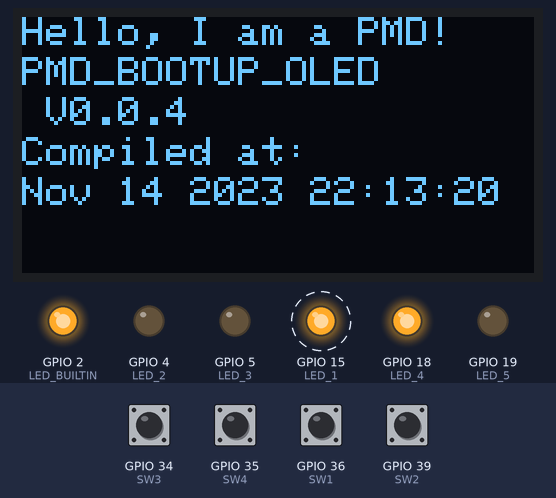
This sketch was run on a simulated ESP32. Shown: 128×64 one-colour display, output pins drawn as LEDs (lit = HIGH). Dashed ring = blinking. Inputs (shaded band) come from the test bench; at power-on: GPIO 34 (SW3), GPIO 35 (SW4), GPIO 36 (SW1), GPIO 39 (SW2) HIGH. The audio player accepts every command and is not drawn; what the sketch prints to the serial monitor is not drawn.

Above: at 8.3 s.
8.4 s: GPIO 35 (SW4) pulled LOW for 0.15 s
At 8.4 s:
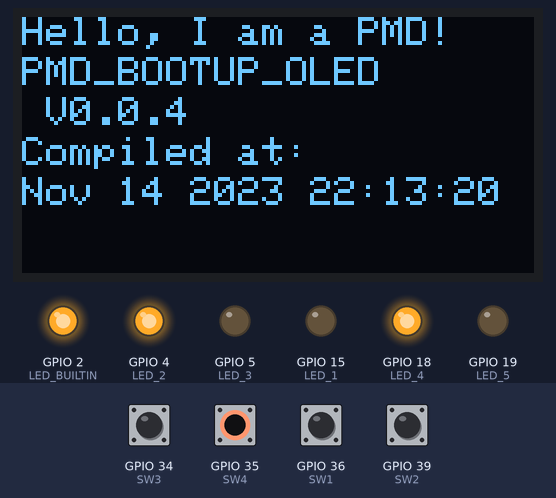
11.5 s: GPIO 34 (SW3) pulled LOW for 1 s
At 12.09 s:
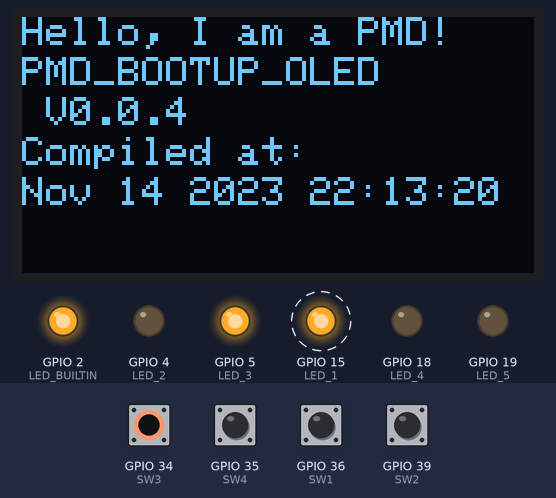
13.1 s: GPIO 36 (SW1) pulled LOW for 1 s
At 13.67 s:
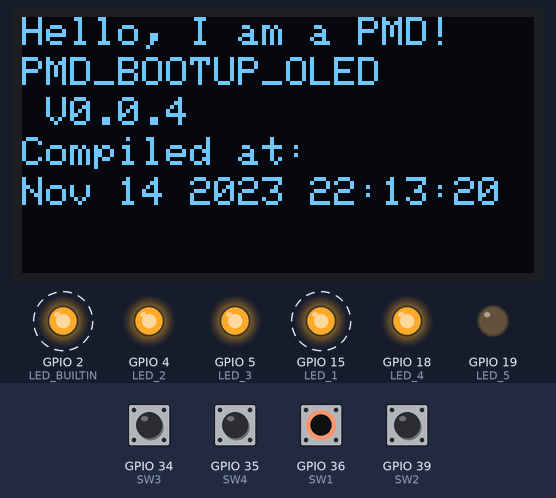
14.7 s: GPIO 39 (SW2) pulled LOW for 1 s
At 15.26 s:
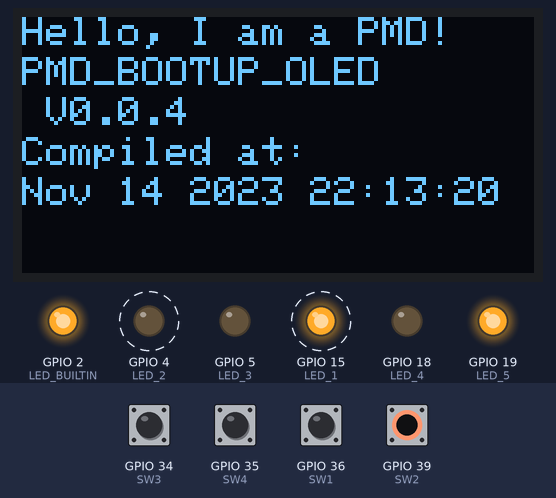
16.3 s: GPIO 35 (SW4) pulled LOW for 1 s
20.3 s: GPIO 35 (SW4) pulled LOW for 0.15 s
Timing chart, 0 to 27.3 s (numbered marks = the images above; inputs shaded):
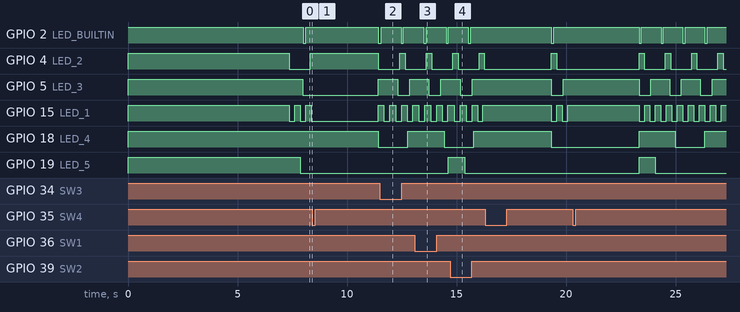

The sketch:

PMD_BOOTUP_OLED.ino
```cpp
#define PROG_NAME "PMD_BOOTUP_OLED"
// Author: Nagham Kheir
// Date: 20250222
// A PMD BootUp, Similar to Do Nothing but Serial Splash, LCD Test, LCD Splash, DFPlayer Test, DFPlayer Splash, BootButton Test for stuck key. Loop() has only non blocking code.
// https://github.com/PubInv/krake/issues/158
// Hardware: Homework2 20240421

// Customized this by changing these defines

#define VERSION " V0.0.4 "
#define MODEL_NAME "Model: HW2_BOOTUP_OLED"
#define DEVICE_UNDER_TEST "SN: 00001"  //A Serial Number
#define LICENSE "GNU Affero General Public License, version 3 "
#define ORIGIN "LB"

#define BAUDRATE 115200  //Serial port

#include <Wire.h>
#include <DFRobotDFPlayerMini.h>
HardwareSerial mySerial1(2);  // Use UART2
DFRobotDFPlayerMini dfPlayer;

// Some PMD Hardware

// Pins for switches and LEDs and more
#define BOOT_BUTTON 0
const int LED_BUILTIN = 2;
const int LED_1 = 15;
const int LED_2 = 4;
const int LED_3 = 5;
const int LED_4 = 18;
const int LED_5 = 19;

const int SW1 = 36;
const int SW2 = 39;
const int SW3 = 34;
const int SW4 = 35;

// bool dfpAvailable = false;
bool availableDFPLAYER = false;

//Claases defined below
class Flasher {
  // Class Member Variables
  // These are initialized at startup
  int ledPin;    // the number of the LED pin
  long OnTime;   // milliseconds of on-time
  long OffTime;  // milliseconds of off-time

  // These maintain the current state
  int ledState;                  // ledState used to set the LED
  unsigned long previousMillis;  // will store last time LED was updated

  // Constructor - creates a Flasher
  // and initializes the member variables and state
public:
  Flasher(int pin, long on, long off) {
    ledPin = pin;
    pinMode(ledPin, OUTPUT);

    OnTime = on;
    OffTime = off;

    ledState = LOW;
    previousMillis = 0;
  }

  void Update() {  // defining a member function of the Flasher class
    // check to see if it's time to change the state of the LED
    unsigned long currentMillis = millis();

    if ((ledState == HIGH) && (currentMillis - previousMillis >= OnTime)) {
      ledState = LOW;                  // Turn it off
      previousMillis = currentMillis;  // Remember the time
      digitalWrite(ledPin, ledState);  // Update the actual LED
    } else if ((ledState == LOW) && (currentMillis - previousMillis >= OffTime)) {
      ledState = HIGH;                 // turn it on
      previousMillis = currentMillis;  // Remember the time
      digitalWrite(ledPin, ledState);  // Update the actual LED
    }
  }
};


void splashserial(void) {
  //Serial splash
  Serial.println(F("==================================="));
  Serial.print(PROG_NAME);
  Serial.println(VERSION);
  Serial.println(MODEL_NAME);
  Serial.println(DEVICE_UNDER_TEST);
  Serial.print(F("Compiled at: "));
  Serial.println(F(__DATE__ " " __TIME__));  //compile date that is used for a unique identifier
  Serial.println(LICENSE);
  Serial.println(F("==================================="));
  Serial.println();
}

//Defining the behavior
// Flasher led1(ledpin#, on time, off time);
Flasher led1(LED_1, 250, 250);                          // LED 1 blinks 0.5 period and 50% duty cycle
Flasher led2(LED_2, 1200 * 20 / 100, 1200 * 80 / 100);  // LED 2 blinks 1.2 period and 20% duty cycle
Flasher led3(LED_3, 1400 * 62 / 100, 1400 * 38 / 100);  // LED 3 blinks 1.4 period and 62% duty cycle
Flasher led4(LED_4, 3000 * 55 / 100, 3000 * 45 / 100);  // LED 4 blinks 3.0 period and 55% duty cycle
Flasher led5(LED_5, 7500 * 10 / 100, 7500 * 90 / 100);  // LED 5 blinks 7.5 period and 10% duty cycle

// The Setup

void setup() {
  pinMode(SW1, INPUT);  // sets the digital pin 36 as input
  pinMode(SW2, INPUT);  // sets the digital pin 39 as input
  pinMode(SW3, INPUT);  // sets the digital pin 34 as input
  pinMode(SW4, INPUT);  // sets the digital pin 35 as input

  //setting GPIO to initial values
  pinMode(LED_BUILTIN, OUTPUT);     // set the LED pin mode
  digitalWrite(LED_BUILTIN, HIGH);  // turn the LED on (HIGH is the voltage level)
  pinMode(LED_1, OUTPUT);           // set the LED pin mode
  digitalWrite(LED_1, HIGH);        // turn the LED on (HIGH is the voltage level)
  pinMode(LED_2, OUTPUT);           // set the LED pin mode
  digitalWrite(LED_2, HIGH);        // turn the LED on (HIGH is the voltage level)
  pinMode(LED_3, OUTPUT);           // set the LED pin mode
  digitalWrite(LED_3, HIGH);        // turn the LED on (HIGH is the voltage level)
  pinMode(LED_4, OUTPUT);           // set the LED pin mode
  digitalWrite(LED_4, HIGH);        // turn the LED on (HIGH is the voltage level)
  pinMode(LED_5, OUTPUT);           // set the LED pin mode
  digitalWrite(LED_5, HIGH);        // turn the LED on (HIGH is the voltage level)

  Serial.begin(BAUDRATE);
  while (!Serial) {
    ;  // wait for serial port to connect. Needed for native USB
  }

  splashserial();
  Wire.begin();
  initOLED();
  splashOLED();
  initDFP();
  splashDFPlayer();
  // More setup code here

  digitalWrite(LED_1, LOW);        //Make built in LED low at end of setup.
  digitalWrite(LED_2, LOW);        //Make built in LED low at end of setup.
  digitalWrite(LED_3, LOW);        //Make built in LED low at end of setup.
  digitalWrite(LED_4, LOW);        //Make built in LED low at end of setup.
  digitalWrite(LED_5, LOW);        //Make built in LED low at end of setup.
  digitalWrite(LED_BUILTIN, LOW);  //Make built in LED low at end of setup.
}
//end setup()

void loop() {
  if (availableDFPLAYER) {
    if (!digitalRead(SW1)) {
      dfPlayer.play(1);
      Serial.print(digitalRead(SW1));
      Serial.println(", playing track 1");
    }
    if (!digitalRead(SW2)) {
      dfPlayer.play(2);
      Serial.print(digitalRead(SW2));
      Serial.println(", playing track 2");
    }
    if (!digitalRead(SW3)) {
      dfPlayer.play(3);
      Serial.print(digitalRead(SW3));
      Serial.println(", playing track 3");
    }
    if (!digitalRead(SW4)) {
      dfPlayer.play(5);
      Serial.print(digitalRead(SW4));
      Serial.println(", playing track 5");

      delay(3000);
    }
  }
  // displayAlarm(); // check OLED i2cTest code and fix// OLED is not displaying the alarm message when the SW of emergency is trigerred

  wink();  // Heart beat aka activity indicator LED function.
  led1.Update();
  led2.Update();
  led3.Update();
  led4.Update();
  led5.Update();
}  //end loop()
```

DFPlayerTest.ino
```cpp
#define BAUD_DFPLAYER 9600

const int trac1 = 1;
const int trac2 = 2;


void initDFP() {

  // Check if the module is responding and if the SD card is found
  Serial.println(F("Initializing DFPlayer module. UART2 Begin..."));

  mySerial1.begin(BAUD_DFPLAYER, SERIAL_8N1, 16, 17);
  while (!mySerial1) {
    ;  // wait for DFPlayer serial port to connect.
  }
  // Essential Initialize of DFPlayer Mini
  Serial.println("DFPlayer begin with ACK and Reset");
  dfPlayer.begin(mySerial1, true, true);  // (Stream &stream, bool isACK, bool doReset)

  //  delay(30);
  //  Serial.println("Reset DFPlayer.");
  dfPlayer.reset();
  delay(3000);
  Serial.println("Begin DFPlayer again.");
  if (!dfPlayer.begin(mySerial1, true, true)) {
    Serial.println("DFPlayer Mini not detected or not working.");
    availableDFPLAYER = false;
    // while (true)
    //   ;  // Stop execution
  } else {
    availableDFPLAYER = true;
    // Serial.println("DFPlayer Mini detected!");
  }
  // dfPlayer.setTimeOut(500);  // Set serial communictaion time out 500ms
}


void splashDFPlayer(void) {

  if (!availableDFPLAYER) {
    return;
  }
  Serial.println("MAde it through");

  //  // Set volume (0 to 30)
  //  dfPlayer.volume(30);       // Set initial volume max
  dfPlayer.volume(15);  // Set initial volume low
  delay(3000);
  Serial.print("Volume is set to: ");
  // digitalWrite(LED_D6, HIGH);             //Start of volume read.
  Serial.println(dfPlayer.readVolume());  //Causes program lock up
  // digitalWrite(LED_D6, LOW);              //End of volume read.
  Serial.println("Play a track");
  dfPlayer.play(4);
}
```

I2cTest.ino
```cpp
//*Rui Santos
//  Complete project details at https://randomnerdtutorials.com
//*********//

#include <Wire.h>
#include <Adafruit_GFX.h>
#include <Adafruit_SSD1306.h>

#define SCREEN_WIDTH 128  // OLED display width, in pixels
#define SCREEN_HEIGHT 64  // OLED display height, in pixels

// Declaration for an SSD1306 display connected to I2C (SDA, SCL pins)
Adafruit_SSD1306 display(SCREEN_WIDTH, SCREEN_HEIGHT, &Wire, -1);

void initOLED() {


  if (!display.begin(SSD1306_SWITCHCAPVCC, 0x3C)) {  // Address 0x3D for 128x64
    Serial.println(F("SSD1306 allocation failed"));
    //for(;;); // tODO: DO NOT TRAP AN ERROR.SET A FLAG.
  }
}

void splashOLED() {
  int16_t rowPosition = 0;
  int16_t columnPosition = 0;
  int16_t rowHeight = 10;  //just a guess

  display.clearDisplay();
  display.setTextSize(1);
  display.setTextColor(WHITE);
  // display.setCursor( SCREEN_WIDTH/3,  SCREEN_HEIGHT/3);
  // OLED Splash Screen
  display.setCursor(0, rowPosition);
  display.println("Hello, I am a PMD!");
  rowPosition = rowPosition + rowHeight;
  display.setCursor(0, rowPosition);
  display.print(PROG_NAME);
  rowPosition = rowPosition + rowHeight;
  display.setCursor(0, rowPosition);
  display.print(VERSION);
  rowPosition = rowPosition + rowHeight;
  display.setCursor(0, rowPosition);
  display.print(F("Compiled at:"));
  rowPosition = rowPosition + rowHeight;
  display.setCursor(0, rowPosition);
  display.print(F(__DATE__ " " __TIME__));

  display.display();
}


// Displaying alarm induced on PMD OLED
// void displayAlarm() {

//   int16_t rowPosition = 0;

//   if (!digitalRead(SW1)) {

//     display.clearDisplay();
//     display.setTextSize(1);
//     display.setTextColor(WHITE);
//     // display.setCursor( SCREEN_WIDTH/3,  SCREEN_HEIGHT/3);
//     // OLED Splash Screen
//     display.setCursor(0, rowPosition);
//     display.println("S1-morseCodeDanger1");
//   }
//   if (!digitalRead(SW2)) {

//     display.clearDisplay();
//     display.setTextSize(1);
//     display.setTextColor(WHITE);
//     // display.setCursor( SCREEN_WIDTH/3,  SCREEN_HEIGHT/3);
//     // OLED Splash Screen
//     display.setCursor(0, rowPosition);
//     display.println("S2-RepeatCalculation1");
//   }
//   if (!digitalRead(SW3)) {

//     display.clearDisplay();
//     display.setTextSize(1);
//     display.setTextColor(WHITE);
//     // display.setCursor( SCREEN_WIDTH/3,  SCREEN_HEIGHT/3);
//     // OLED Splash Screen
//     display.setCursor(0, rowPosition);
//     display.println("S3-muteFiveMin1");
//   }
//   if (!digitalRead(SW4)) {

//     display.clearDisplay();
//     display.setTextSize(1);
//     display.setTextColor(WHITE);
//     // display.setCursor( SCREEN_WIDTH/3,  SCREEN_HEIGHT/3);
//     // OLED Splash Screen
//     display.setCursor(0, rowPosition);
//     display.println("S4-SendEmergMessage1");

//     delay(3000);
//   }
// }
```

Wink.ino
```cpp
// (licence header left out)
// Heart beat aka activity indicator LED.
//Set LED for Uno or ESP32 Dev Kit on board blue LED.
//const int LED_BUILTIN = 2;    // ESP32 Kit

//const int LED_BUILTIN = 13;    //Not really needed for Arduino UNO it is defined in library
const int HIGH_TIME_LED = 900;
const int LOW_TIME_LED = 100;
unsigned long lastLEDtime = 0;
unsigned long nextLEDchange = 100; //time in ms.

//Wink the LED
void wink(void) {
  if (((millis() - lastLEDtime) > nextLEDchange) || (millis() < lastLEDtime)) {
    if (digitalRead(LED_BUILTIN) == LOW) {
      digitalWrite(LED_BUILTIN, HIGH);   // turn the LED on (HIGH is the voltage level)
      nextLEDchange = HIGH_TIME_LED;
    } else {
      digitalWrite(LED_BUILTIN, LOW);   // turn the LED on (HIGH is the voltage level)
      nextLEDchange = LOW_TIME_LED;
    }
    lastLEDtime = millis();
  }
}//end LED wink
```

audioControl.ino
```cpp
// void DFPoutputControl(void) {

//   // Serial communication with the module
//   mySoftwareSerial.begin(9600);

//   // Waits for data entry via serial
//   while (Serial.available() > 0) {
//     command = Serial.read();

//     // Play from first 9 files
//     if ((command >= '1') && (command <= '5')) {
//       Serial.print("Music reproduction: ");
//       Serial.println(command);
//       command = command - '0';
//       myDFPlayer.play(command);
//       myDFPlayer.enableLoop();
//       trackPlaying = true;
//       menu_options();
//     }

//     // Toggle repeat mode
//     if (command == 'r') {
//       myDFPlayer.enableLoop();
//       Serial.println("Repeat mode enabled.");
//     }

//     // Pause or resume
//     if (command == 'p') {
//       if (trackPlaying) {
//         myDFPlayer.pause();
//         trackPlaying = false;
//         Serial.println("Paused. Press 'p' again to resume or select another track.");
//       } else {
//         myDFPlayer.start();
//         trackPlaying = true;
//         Serial.println("Resumed.");
//       }
//       menu_options();
//     }

//     // Set volume
//     if (command == 'v') {
//       if (Serial.available() > 0) {
//         int myVolume = Serial.parseInt();
//         if (myVolume >= 0 && myVolume <= 30) {
//           myDFPlayer.volume(myVolume);
//           Serial.print("Current Volume: ");
//           Serial.println(myDFPlayer.readVolume());
//         } else {
//           Serial.println("Invalid volume level, choose a number between 0-30.");
//         }
//       }
//     }

//     // Increases volume
//     if (command == '+') {
//       myDFPlayer.volumeUp();
//       Serial.print("Current Volume: ");
//       Serial.println(myDFPlayer.readVolume());
//       menu_options();
//     }

//     // Decreases volume
//     if (command == '-') {
//       myDFPlayer.volumeDown();
//       Serial.print("Current Volume: ");
//       Serial.println(myDFPlayer.readVolume());
//       menu_options();
//     }
//   }

//   // Check if the track is still playing and restart if it's not
//   if (trackPlaying && !myDFPlayer.available()) {
//     myDFPlayer.play();
//   }
// }

// void menu_options() {
//   Serial.println();
//   Serial.println(F("=================================================================================================================================="));
//   Serial.println(F("Commands:"));
//   Serial.println(F(" [1-5] To select the MP3 file"));
//   Serial.println(F(" [p] pause/resume"));
//   Serial.println(F(" [vX] set volume to X"));
//   Serial.println(F(" [+ or -] increases or decreases the volume"));
//   Serial.println(F(" [r] enable repeat mode"));
//   Serial.println();
//   Serial.println(F("================================================================================================================================="));
// }
```

Measured:
- by itself, GPIO 4 (LED_2): alternates HIGH for 0.24 s and LOW for 0.96 s
- by itself, GPIO 5 (LED_3): alternates HIGH for 0.87 s and LOW for 0.53 s
